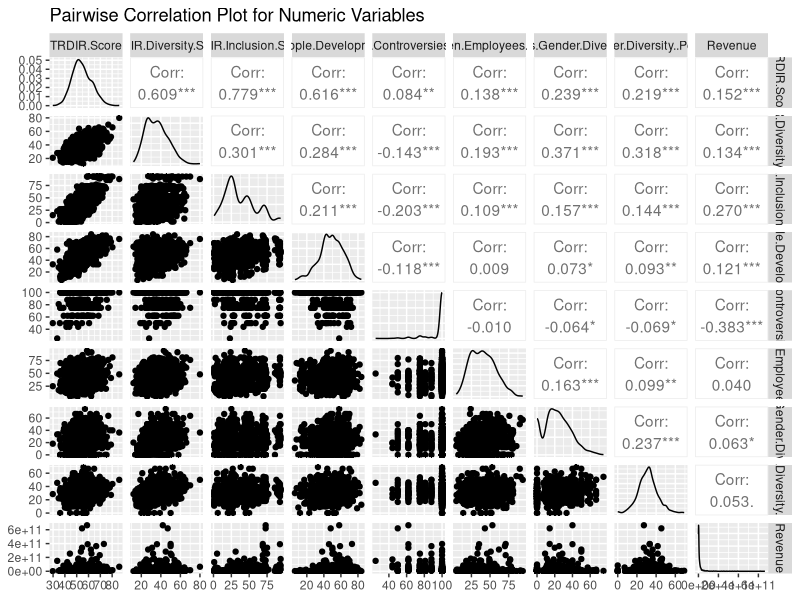

Recreate this plot in R.
# Load required libraries
library(readxl)
library(ggplot2)
library(GGally)

# Load the dataset from the Excel file
data <- read_excel("dei_dataset.xlsx")

# Check column names to identify any unnamed or unexpected columns
print("Column names in the dataset:")
print(colnames(data))

# Remove columns with blank names or those that start with "..."
data <- data[, !(colnames(data) == "" | grepl("^\\.+", colnames(data)))]

# Display the cleaned column names
print("Column names after removing unnamed or unexpected columns:")
print(colnames(data))

# Convert all columns to numeric, handling non-numeric values as NA
data_numeric <- data.frame(lapply(data, function(x) as.numeric(as.character(x))))

# Check the proportion of NA values in each column
na_proportion <- colMeans(is.na(data_numeric))
print("Proportion of NA values in each column:")
print(na_proportion)

# Remove columns with more than 50% NA values
data_numeric <- data_numeric[, na_proportion < 0.5]

# Remove rows with any remaining NA values
data_numeric <- na.omit(data_numeric)

# Verify the number of rows remaining
print(paste("Number of rows after NA removal:", nrow(data_numeric)))

# If there are enough rows left, calculate the correlation matrix and plot pairwise correlations
if (nrow(data_numeric) > 1) {
  # Calculate the correlation matrix
  cor_matrix <- cor(data_numeric, use = "complete.obs")
  
  # Display the correlation matrix
  print("Correlation matrix of cleaned data:")
  print(cor_matrix)
  
  # Find pairs of variables with high absolute correlation (e.g., > 0.7 or < -0.7)
  high_corr_pairs <- which(abs(cor_matrix) > 0.7 & abs(cor_matrix) < 1, arr.ind = TRUE)
  
  # Create a data frame to summarize pairs with high correlations
  high_corr_summary <- data.frame(
    Variable1 = rownames(cor_matrix)[high_corr_pairs[, 1]],
    Variable2 = colnames(cor_matrix)[high_corr_pairs[, 2]],
    Correlation = cor_matrix[high_corr_pairs]
  )
  
  # Remove duplicate pairs (i.e., A-B and B-A)
  high_corr_summary <- high_corr_summary[!duplicated(t(apply(high_corr_summary, 1, sort))), ]
  
  # Display pairs with high correlation for potential regression
  print("Pairs of variables with high correlation (potential candidates for regression):")
  print(high_corr_summary)
  
  # Pairwise correlation plot for visual inspection
  ggpairs(data_numeric) +
    ggtitle("Pairwise Correlation Plot for Numeric Variables")
} else {
  print("Not enough data left after NA removal for correlation analysis.")
}
